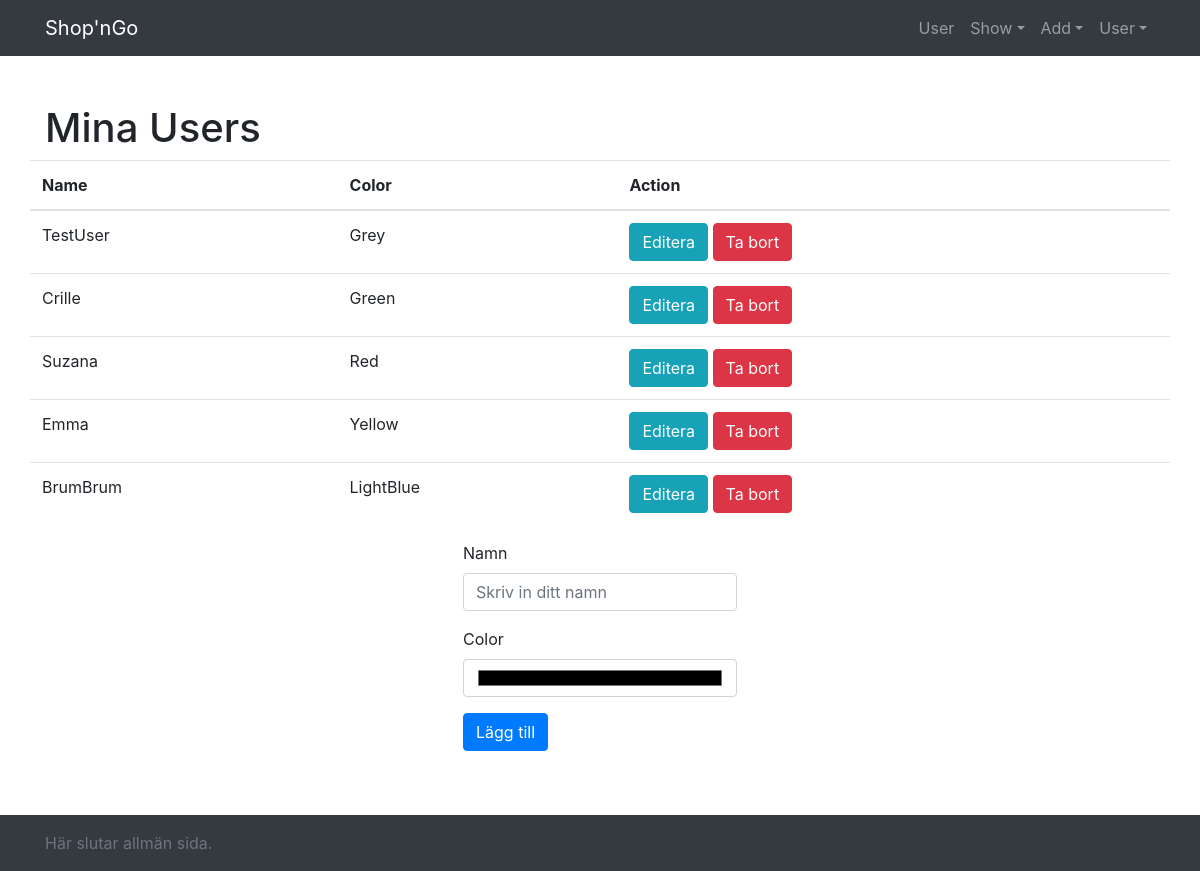
The app's page /UserManagement/user.php with its own data.
### tables this page shows
CREATE TABLE `User` (
  `User_ID` int(255) NOT NULL,
  `Username` varchar(255) NOT NULL,
  `Password` varchar(255) NOT NULL,
  `Color` varchar(255) NOT NULL
);

### UserManagement/user_backend.php (called while the page is built, shortened)
<?php
    $old_namn = '';
    $old_color = '';
    $update = false;
?>

### UserManagement/user.php (the view, shortened to what this page needs)
<?php include_once '../includes/header.php' ?>
<?php
    include_once 'user_backend.php';
    $result = $link->query("SELECT * FROM User");
?>
<h1>Mina Users</h1>
<div class="row justify-content-center">
    <table class="table">
        <thead>
            <tr>
                <th>Name</th>
                <th>Color</th>
                <th colspan="2">Action</th>
            </tr>
        </thead>
        <?php while($row = $result->fetch_assoc()): ?>
        <tr>
            <td><?php echo $row['Username']; ?></td>
            <td><?php echo $row['Color']; ?></td>
            <td>
                <a href="user.php?editera=<?php echo $row['User_ID'];?>" class="btn btn-info">Editera</a>
                <a href="user_backend.php?bort=<?php echo $row['User_ID'];?>" class="btn btn-danger">Ta bort</a>
            </td>
        </tr>
        <?php endwhile; ?>
    </table>
</div>
<div class="row justify-content-center">
    <form action="user_backend.php" method="POST">
        <div class="form-group">
            <label for="namn">Namn</label>
            <input type="text" class="form-control" name="namn" value="<?php echo $old_namn ?>"
                placeholder="Skriv in ditt namn">
        </div>
        <div class="form-group">
            <label for="plats">Color</label>
            <input type="color" class="form-control" name="color" value="<?php echo $old_color ?>"
                placeholder="Skriv in din färg">
        </div>
        <div class="form-group">
            <?php if ($update == true): ?>
            <button type="submit" class="btn btn-info" name="uppdatera">Uppdatera</button>
            <input type="hidden" name="id" value="<?php echo $old_id ?>">
            <?php else: ?>
            <button type="submit" class="btn btn-primary" name="spara">Lägg till</button>
            <?php endif; ?>
        </div>
    </form>
</div>
<?php include_once '../includes/footer.php' ?>

### style.css (style rules this page uses)
body { padding-top: 0rem; }

### records on screen
user: Username "TestUser", Color "Grey"
user: Username "Crille", Color "Green"
user: Username "Suzana", Color "Red"
user: Username "Emma", Color "Yellow"
user: Username "BrumBrum", Color "LightBlue"
